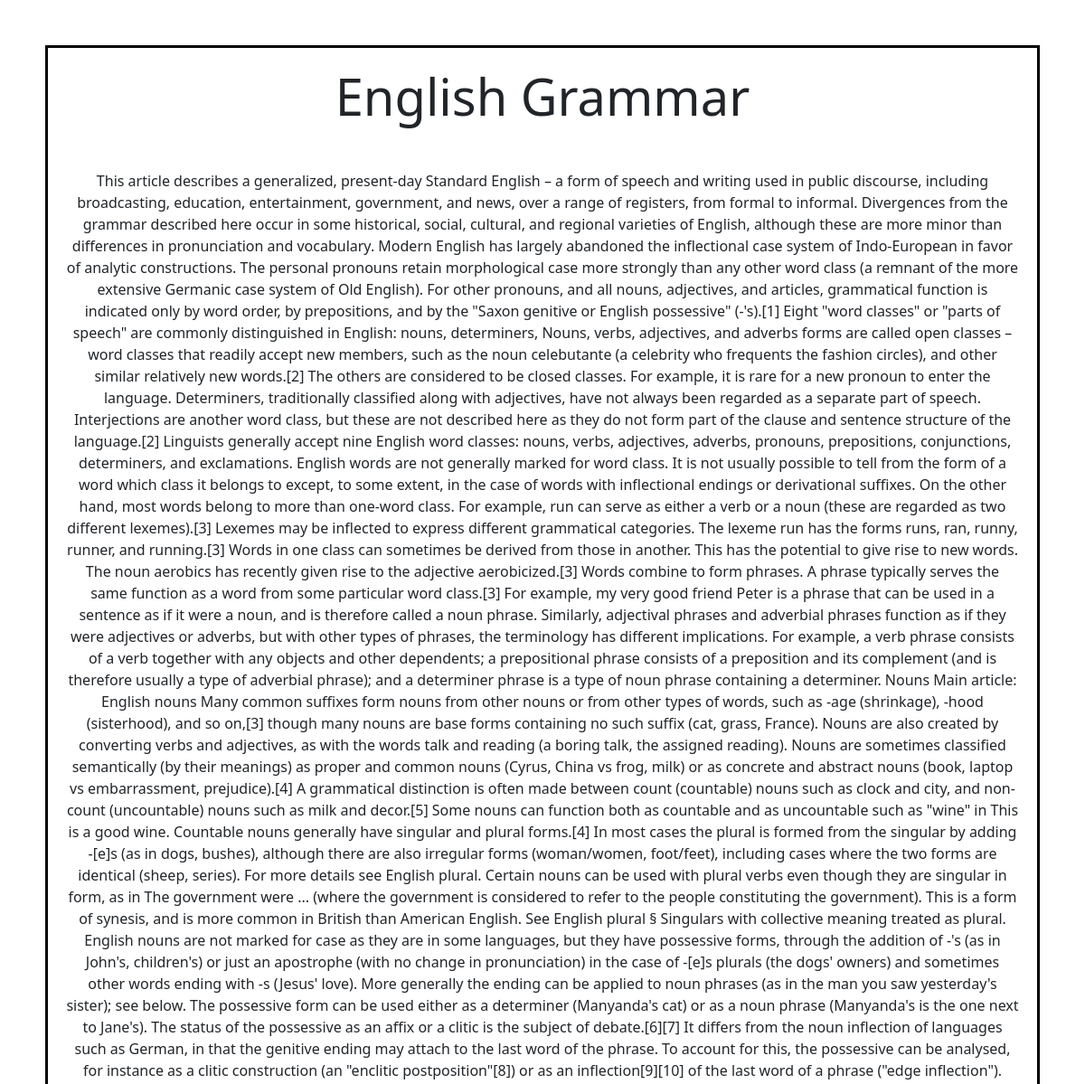
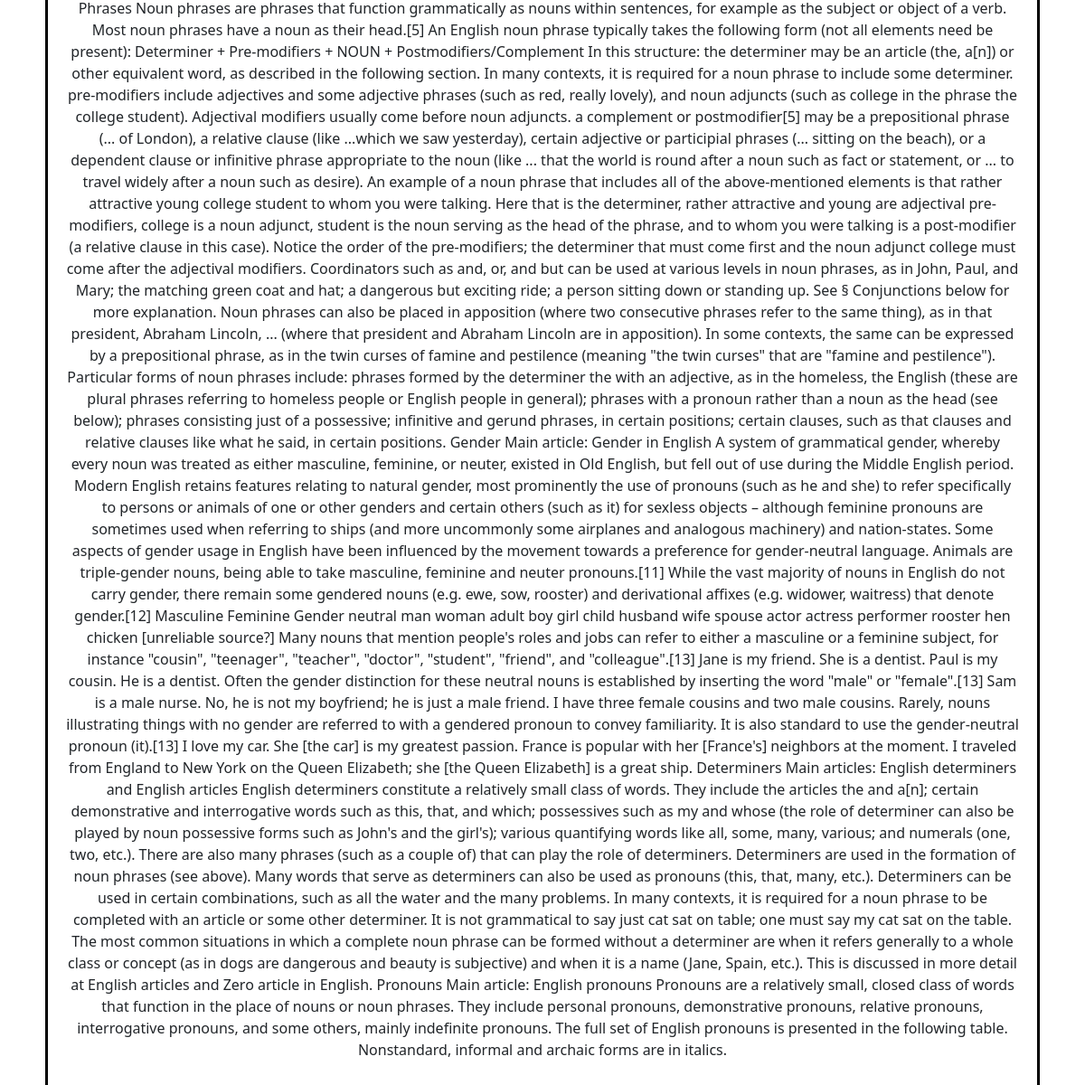
The page /readbook.html/1 on the database its author committed (2 pictures, top to bottom).
### tables this page shows
CREATE TABLE Books (
    BookID INTEGER PRIMARY KEY AUTOINCREMENT,
    SectionID INTEGER,
    name TEXT NOT NULL,
    Content TEXT,
    Author TEXT,
    FOREIGN KEY (SectionID) REFERENCES Sections(SectionID)
);

### app.py (the view)
@app.route('/readbook.html/<int:book_id>', methods=['GET','POST'])
def read_book(book_id):
    connec = sqlite3.connect('librarydata.db')
    cursor = connec.cursor()
    bookdetails = cursor.execute("SELECT b.Content, b.name, b.Author FROM Books b WHERE b.BookID = ?",(book_id,)).fetchone()
    connec.close()
    return render_template("readbook.html",content=bookdetails[0],Bookname=bookdetails[1],author=bookdetails[2],bookid=book_id)

### templates/readbook.html (shortened to what this page needs)
<!DOCTYPE html>
<html lang="en">
  <head>
    <link
      href="https://cdn.jsdelivr.net/npm/bootstrap@5.3.3/dist/css/bootstrap.min.css"
      rel="stylesheet"
    />
  </head>
  <body
    style="margin: 50px 50px 50px 50px; border: 3px solid black; padding: 20px"
  >
    <center>
      <div class="display-4">{{Bookname}}</div>
      <br /><br />
      <p>{{content}}</p>
    </center>
  </body>
</html>

### rows shown on the page
Books: name "English Grammar", Content "This article describes a generalized, present-day Standard English – a form of speech and writing used in public discourse, including broadcasting, education, entertainment, government, and news, over a range of registers, from formal to informal. Divergences from the grammar described here occur in some historical, social, cultural, and regional varieties of English, although these are more minor than differences in pronunciation and vocabulary. Modern English has largely abandoned the inflectional case system of Indo-European in favor of analytic constructions. The personal pronouns retain morphological case more strongly than any other word class (a remnant of the more extensive Germanic…"
